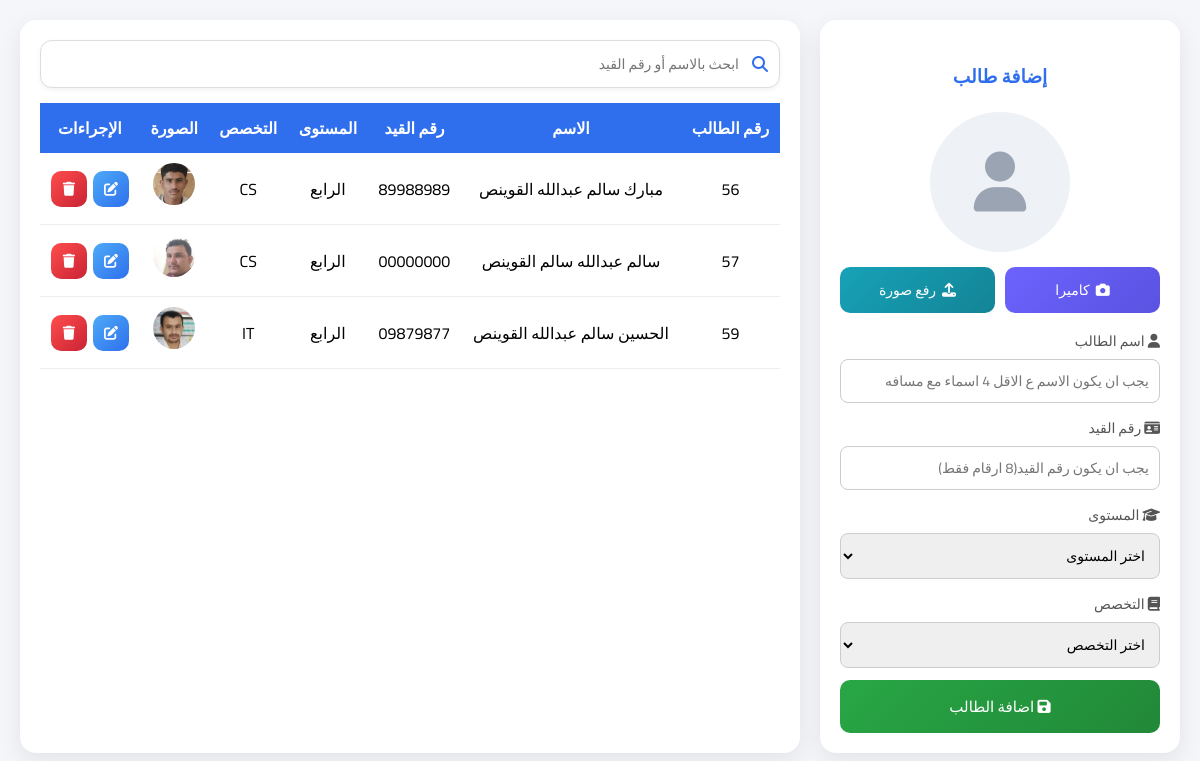
The app's page /add_student.php with its own data.
### tables this page shows
CREATE TABLE `students` (
  `student_id` int(11) NOT NULL,
  `student_number` varchar(50) NOT NULL,
  `name` varchar(100) NOT NULL,
  `major` varchar(100) DEFAULT NULL,
  `level` varchar(50) DEFAULT NULL,
  `face_embedding` longblob NOT NULL,
  `image_path` varchar(255) DEFAULT NULL,
  `created_at` timestamp NOT NULL DEFAULT current_timestamp()
);

### add_student.php (the view, shortened to what this page needs)
<?php
$old = $_SESSION['old'] ?? [];
$errorField = $_SESSION['error_field'] ?? null;
require "db.php";
$stmt = $pdo->query("
    SELECT student_id, name, student_number, level, major, image_path
    FROM students
    ORDER BY student_id ASC
");
$students = $stmt->fetchAll(PDO::FETCH_ASSOC);
?>
<!DOCTYPE html>
<html lang="ar" dir="rtl">
<head>
<link rel="stylesheet" href="https://cdnjs.cloudflare.com/ajax/libs/font-awesome/6.5.0/css/all.min.css">
<link rel="stylesheet" href="students.css">
<link rel="stylesheet" href="alerts.css">
<link rel="stylesheet" href="coo.css">
<link rel="stylesheet" href="style.css">
</head>
<body>
<div class="container">
<div class="student-card">
<h3>إضافة طالب</h3>
<form id="addStudentForm" data-form-action="add" action="save_student.php" method="POST" enctype="multipart/form-data">
    <div class="avatar" id="avatarPreview">
        <i class="fa-solid fa-user"></i>
    </div>
    <div class="buttons">
        <button type="button" onclick="openCamera()" class="btn-camera">
            <i class="fa fa-camera"></i> كاميرا
        </button>
        <button type="button" onclick="openUpload()" class="btn-upload">
            <i class="fa fa-upload"></i> رفع صورة
            </button>
    </div>
    <div class="form-group">
         <label><i class="fa fa-user"></i> اسم الطالب</label>
        <input type="text" name="name" required
        placeholder="يجب ان يكون الاسم ع الاقل 4 اسماء مع مسافه "
        value="<?= htmlspecialchars($old['name'] ?? '') ?>"
       class="<?= $errorField === 'name' ? 'input-error' : '' ?>"
        >
    </div>
    <div class="form-group">
     <label><i class="fa fa-id-card"></i> رقم القيد</label>
    <input
        type="text"
        name="student_number"
          value="<?= htmlspecialchars($old['student_number'] ?? '') ?>"
          class="<?= ($errorField === 'student_number') ? 'input-error' : '' ?>"
        maxlength="8"
        autocomplete="off"
        required
        placeholder="يجب ان يكون رقم القيد(8 ارقام فقط)"
    >
</div>
    <div class="form-group">
        <label><i class="fa fa-graduation-cap"></i> المستوى</label>
        <select name="level" required>
    <option value="">اختر المستوى</option>
</select>
    </div>
    <div class="form-group">
       <label><i class="fa fa-book"></i> التخصص</label>
        <select name="major" required>
    <option value="">اختر التخصص</option>
</select>
    </div>
    <button type="submit" class="btn-save">
        <i class="fa fa-save"></i> اضافة الطالب
    </button>
</form>
</div>
<div class="table-card">
<div class="search-box">
    <input type="text" id="studentSearch" placeholder="ابحث بالاسم أو رقم القيد">
</div>
<table>
<thead>
<tr>
    <th>رقم الطالب</th>
    <th>الاسم</th>
    <th>رقم القيد</th>
    <th>المستوى</th>
    <th>التخصص</th>
    <th>الصورة</th>
    <th>الإجراءات</th>
</tr>
</thead>
<tbody>
<?php if ($students): foreach ($students as $student): ?>
<tr>
    <td><?= $student["student_id"] ?></td>
    <td><?= htmlspecialchars($student["name"]) ?></td>
    <td><?= htmlspecialchars($student["student_number"]) ?></td>
    <td><?= htmlspecialchars($student["level"]) ?></td>
    <td><?= htmlspecialchars($student["major"]) ?></td>
    <td>
        <?php if ($student["image_path"]): ?>
            <img src="<?= htmlspecialchars($student["image_path"]) ?>" class="student-img">
        <?php else: ?>
            <i class="fa fa-user-circle"></i>
        <?php endif; ?>
    </td>
    <td>
        <div class="actions">
    <button class="btn-edit" data-id="<?= $student['student_id'] ?>">
    <i class="fa fa-edit"></i>
   </button>
          <button type="button" class="btn-delete" data-id="<?= $student['student_id'] ?>">
         <i class="fa fa-trash"></i>
     </button>
        </div>
    </td>
</tr>
<?php endforeach; else: ?>
<tr><td colspan="7">لا يوجد طلاب</td></tr>
<?php endif; ?>
</tbody>
</table>
</div>
</div>
</body>
</html>

### students.css (style rules this page uses)
* { box-sizing: border-box; font-family: 'Cairo', sans-serif; }
body { margin: 0; background: #f4f6f9; padding: 20px; }
.container { display: grid; grid-template-columns: 360px 1fr; gap: 20px; }
.student-card { background: #fff; border-radius: 16px; padding: 20px; box-shadow: 0 8px 25px rgba(0,0,0,0.08); }
.student-card h3 { text-align: center; color: #2f6fed; }
.avatar { width: 140px; height: 140px; margin: 15px auto; border-radius: 50%; background: #eef2f7; display: flex; align-items: center; justify-content: center; font-size: 60px; color: #9aa4b2; overflow: hidden; }
.buttons { display: flex; gap: 10px; margin-bottom: 15px; }
.buttons button { flex: 1; border: none; padding: 10px; border-radius: 10px; cursor: pointer; color: #fff; font-size: 14px; display: flex; align-items: center; justify-content: center; gap: 6px; transition: all 0.25s ease; }
.btn-camera { background: linear-gradient(135deg, #6c63ff, #5a52e0); }
.btn-upload { background: linear-gradient(135deg, #17a2b8, #138496); }
.form-group { margin-bottom: 12px; }
.form-group label { font-size: 13px; color: #555; }
.form-group input, .form-group select { width: 100%; padding: 9px; border-radius: 8px; border: 1px solid #ddd; }
.btn-save { width: 100%; background: linear-gradient(135deg, #28a745, #218838); color: #fff; border: none; padding: 12px; border-radius: 10px; cursor: pointer; font-size: 15px; }
.table-card { background: #fff; border-radius: 16px; padding: 20px; box-shadow: 0 8px 25px rgba(0,0,0,0.08); }
.search-box { position: relative; margin-bottom: 15px; }
.search-box input { width: 100%; padding: 10px 40px 10px 10px; border-radius: 10px; border: 1px solid #ddd; }
table { width: 100%; border-collapse: collapse; }
th { background: #2f6fed; color: #fff; padding: 10px; }
td { padding: 10px; text-align: center; border-bottom: 1px solid #eee; }
.student-img { width: 42px; height: 42px; border-radius: 50%; object-fit: cover; }
.actions { display: flex; justify-content: center; gap: 6px; }
.actions > button { background: linear-gradient(135deg, #6c757d, #495057) !important; border: none !important; color: #fff !important; width: 36px; height: 36px; border-radius: 10px; cursor: pointer; display: inline-flex !important; align-items: center; justify-content: center; font-size: 14px; padding: 0; transition: all 0.25s ease; }
.actions > .btn-edit { background: linear-gradient(135deg, #4dabf7, #2f6fed) !important; }
.actions > .btn-delete { background: linear-gradient(135deg, #ff4d4d, #c82333) !important; }
.search-box { position: relative; margin-bottom: 15px; width: 100%; }
.search-box input { width: 100%; padding: 10px 40px 10px 15px; border-radius: 12px; border: 1px solid #ddd; font-size: 14px; transition: all 0.3s ease; background: #fff; color: #333; box-shadow: 0 2px 5px rgba(0,0,0,0.05); }

### style.css (style rules this page uses)
.form-group { margin-bottom: 12px; }
.form-group label { display: block; margin-bottom: 5px; font-size: 14px; }
.form-group input, .form-group select { width: 100%; padding: 8px 10px; border-radius: 8px; border: 1px solid #ccc; font-size: 14px; }

### records on screen
students: student_id "56", name "مبارك سالم عبدالله القوينص", student_number "89988989", level "الرابع", major "CS", image_path (picture)
students: student_id "57", name "سالم عبدالله سالم القوينص", student_number "00000000", level "الرابع", major "CS", image_path (picture)
students: student_id "59", name "الحسين سالم عبدالله القوينص", student_number "09879877", level "الرابع", major "IT", image_path (picture)
